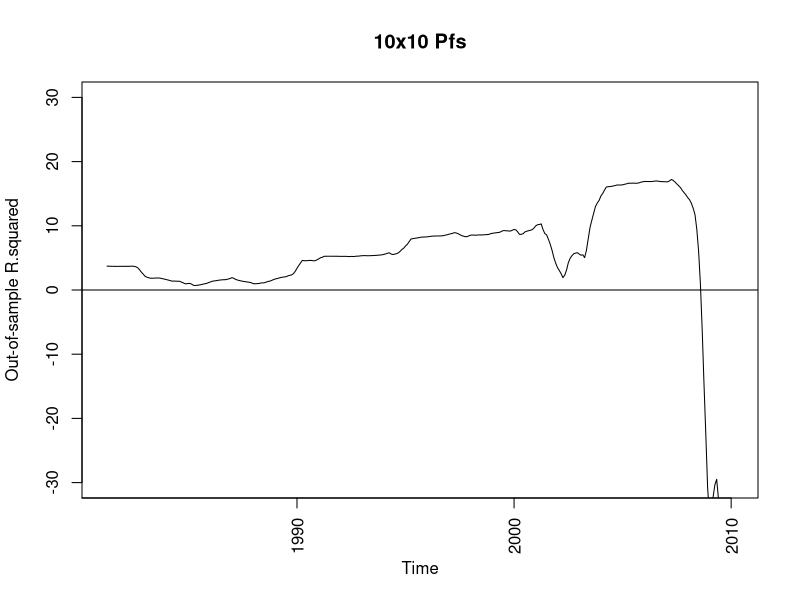

R code for this plot:
  #Copyright Jesper Dam
  #Supported by Pruitt, Kelly's Market Return paper
  
  #Section one, Investigate US returns on American Factors
  #Load Y's Market return 1975-2015
  library(sandwich)
  library(lmtest)
  library(xtable)
  
  setwd("C:/Users/jesper/OneDrive/Master Thesis/Data testing/rstuff/10x10")
  Factmont<- read.table("F-F_Research_Data_Factors.txt",
                        skip=586,
                        nrow=492,
                        na.strings=c(-99.99,99.99),
                        header=FALSE)
  
  #Construct market returns Exceed-Rf, divide by 100 and use logreturns: log(1+ret)
  Mktrt <- log((Factmont[,2]+Factmont[,5])*0.01+1)
  
  #Generate 12cumsumreturns
  CSRets <- rep(1,(nrow(Factmont)-11))
  for (i in 1:(nrow(Factmont)-11))
  {
    CSRets[i] <- sum(Mktrt[i:(11+i)])
  }
  y <- CSRets[1:(length(CSRets)-1)]
  
  #Load X's 10x10 size/BM 1975-2015
  Firms <- read.table("100_Portfolios_10x10.txt",
                      skip=2947,
                      nrows=498,
                      na.strings=c(-99.99,99.99,0),
                      header=FALSE)
  
  Avgme<- read.table("100_Portfolios_10x10.txt",
                        skip=4028,
                        nrows = 498,
                        na.strings=c(-99.99,99.99,0),
                        header=FALSE)
  
  Sumbe <- read.table("100_Portfolios_10x10.txt",
                  skip=4772,
                  nrows = 41,
                  na.strings=c(-99.99,99.99,0),
                  header=FALSE)
  Sumbe[Sumbe==0] <-NA
  Sumbe <- Sumbe[,2:ncol(Sumbe)]
  
  Summe <-  cbind(Firms[,2:ncol(Firms)]*Avgme[,2:ncol(Avgme)])
  Summe[Summe==0] <-NA
  
  
  #Construct monthly panel of log(Be/ME)
  bm <- matrix(1,nrow=((nrow(Sumbe)-1)*12),ncol=ncol(Summe))
  
  for(i in 1:(nrow(Sumbe)-1))
  {
    for (j in 1:12)
    {
    bm[(i*12-12+j),] <- as.numeric(Sumbe[i,1:ncol(Sumbe)])/as.numeric(Summe[(i*12-12+j),])
    }
  }
  bm<- bm[1:length(y),]
  x <- log(bm)
  
  
  #Remove obs with too many NA's
  x <- x[ , colSums(is.na(x))/nrow(x) < 0.2]
  
  #x2 <- read.table("100bm.txt",sep=",")
  #y1 <- read.table("y1y.txt",sep=";")
  #y1<- as.numeric(y1[,])
  #standardize x
  xstd <- matrix(0,nrow=nrow(x),ncol=ncol(x))
  for (i in 1:ncol(x))
  {
    xstd[,i] <- x[,i]/sd(x[,i],na.rm=T)
  }
  
  
  #first stage
  phi1 <- 0
  
  for (i in 1:ncol(xstd))
  {
    model <- summary(lm(xstd[1:(length(y)-1),i]~y[2:length(y)]))
    phi1[i] <- model$coefficients[2,1]
  }
  
  #second stage
  f1<-0
  
  for (i in 1:length(y))
  {
    model <- summary(lm(as.numeric(xstd[i,])~phi1))
    f1[i] <- model$coefficients[2,1]
  }
  
  #final stage 1m
  fit3 <- lm(y[2:length(y)]~f1[1:(length(y)-1)])
  beta <- coef(fit3)[2]
  res <- c(NA,resid(fit3))
  
  #KP
  tkp <- rep(1,12)
  
  for (i in 1:12)
  {
    tmp <- 0
    tct<-0
    fct<- NULL
    for (j in seq(i,length(y),by=12))
    {
      tmp1 <- res[j]^2*t(f1[j]-mean(f1))%*%(f1[j]-mean(f1))
      if (is.na(tmp1)) {
        tmp=tmp+0 
        tct=tct+0
        fct=fct
      }
      else {
        tmp=tmp+tmp1
        tct=tct+1
        fct= c(fct,f1[j])}
    } 
    tmp=tmp/tct
    avarbeta = ( tmp/(solve(tct)%*%t(fct)%*%(diag(tct)-(1/tct)*rep(1,tct))%*%fct)) / 
      (solve(tct)%*%t(fct)%*%(diag(tct)-(1/tct)*rep(1,tct))%*%fct)
    tkp[i] <- beta/sqrt(diag(avarbeta)/tct)
  }
  tstatkp <- median(tkp)
  pkp <- pt(-abs(tstatkp),summary(fit3)$df[2])*2
  
  
  #newey west
  fit4 <- lm(y[2:(length(y)-11)]~f1[1:(length(y)-12)])
  nyw <- coeftest(fit4, vcov.=NeweyWest(fit4, prewhite=F,lag=11))
  nywtstat <- nyw[2:dim(nyw)[1],3]
  pnyw <- pt(-abs(nywtstat),summary(fit3)$df[2])*2
  
  results <- cbind(summary(fit3)$r.squared*100,pkp,pnyw)
  xtable(results, round=4)
  
  #Recursive OOS
  prf <- rep(NA,length(y))
  prfm <- rep(NA,length(y))
  
  for (i in 60:(length(y)-1)) {
    tempr <- rep(NA,length(y))
    xoos <- matrix(NA,nrow=nrow(x),ncol=ncol(x))
    for (j in 1:ncol(xoos))
    {
      xoos[1:i,j] = x[1:i,j]
    }
    tempr[1:(i-11)] <- y[1:(i-11)]
    xoos <- xoos[ ,colSums(!is.na(xoos))>0.8*i]
    
    #stdize
    xoos_sd <- apply(xoos, 2, function(col) sd(col, na.rm=TRUE))
    xoos <- t(apply(xoos, 1, function(row) row/xoos_sd))
    
    if (sum(!is.na(tempr))>60+1) {
      
      phi1 <- rep(NA,ncol(xoos))
      for (j in 1:ncol(xoos))
      {
        phi1[j] <- coef(lm(xoos[1:i,j]~tempr[2:(i+1)]))[2]
      }
      
      #Cholesky decomp, for normalization?
      phi1<-phi1/chol(cov(phi1,phi1)*((length(phi1)-1)/(length(phi1))))
      
      #second stage
      f1<- rep(NA,nrow(xoos))
      
      for (j in 1:nrow(xoos))
      {
        if (sum(!is.na(xoos[j,]))>5)
        {
          f1[j] <- coef(lm(as.numeric(xoos[j,])~phi1))[2]
        }
      }
      
      #final stage 1m
      coefs <- coef(lm(tempr[2:(nrow(xoos))]~f1[1:(nrow(xoos)-1)]))
      
      #prediktor
      prf[i+1] <- coefs[1]+coefs[2]*f1[i]
      prfm[i+1] <- mean(tempr,na.rm=T)
      print(i)
    }
  }
  
  #OOSR2
  frame <- na.omit(cbind(y,prf,prfm,Factmont[1:length(y),1]))
  oosr2<- rep(NA,(nrow(frame)-60))
  encnew <- rep(NA,(nrow(frame)-60))
  for (i in 1:(nrow(frame)-60))
  {
    oosr2[i] = 1- sum( (frame[i:nrow(frame),1]-frame[i:nrow(frame),2])^2)/
      sum( ( frame[i:nrow(frame),1]-frame[i:nrow(frame),3])^2)
    fe1 <- frame[i:nrow(frame),1]-frame[i:nrow(frame),3]
    fe2 <- frame[i:nrow(frame),1]-frame[i:nrow(frame),2]
    encnew[i] <- sum(!is.na(fe1+fe2))*(sum(fe1^2-fe1*fe2))/sum(fe2^2)
  }
  oosr2<-oosr2*100
  fin <- frame[length(oosr2),4]
  fin<-as.numeric(paste(format(fin/1000000,digits=4)))*10000+
    ((as.numeric(paste(format(fin/1000000,digits=6)))*10000-
        as.numeric(paste(format(fin/1000000,digits=4)))*10000)*100+1)/12
  plot(y=oosr2,x=seq(fin-(length(oosr2)*1/12)+1/12,to=fin,by=1/12),type="l",
       ylab="Out-of-sample R.squared", xlab="Time",main="10x10 Pfs",xaxt="n",ylim=c(-30,30))
  abline(0,0)
  axis(1,xaxp=c(1940,2010,7),las=2)
  pencnew <- pt(-abs(encnew),(length(oosr2)-1))*2
  write.table(cbind(frame,c(oosr2,rep(NA,60)),c(pencnew,rep(NA,60))),"frame1010IS_1y_40y.txt",
              row.names=F,col.names=c("Ret","Predict","HistMean","Year","OOSR2","pENCNEW"))
  
  
  
  
